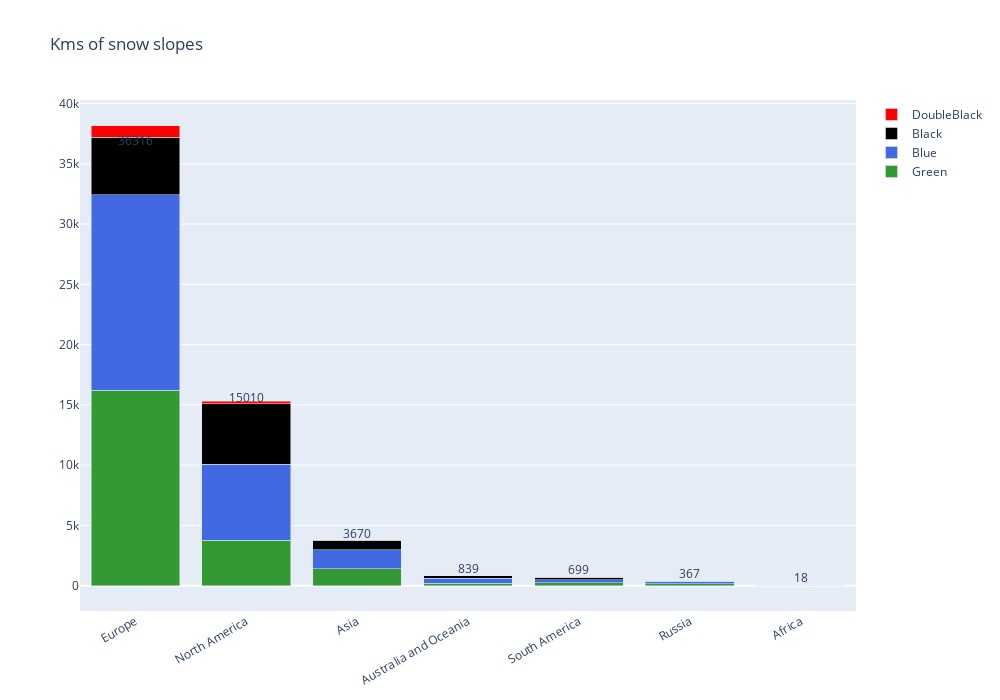

This figure's notebook cell:
### Code cell
# See the distribution of Kms by Countries 
fig = go.Figure()

fig.add_trace(go.Bar(
    x=kmsby_continent.Continent,
    y=kmsby_continent.Easy,
    name='Green',
    marker_color='rgb(51, 153, 51)'))

fig.add_trace(go.Bar(
    x=kmsby_continent.Continent,
    y=kmsby_continent['Intermediate '],
    name='Blue', marker_color='RoyalBlue'))

fig.add_trace(go.Bar(
    x=kmsby_continent.Continent,
    y=kmsby_continent['Difficult'],
    name='Black',
    marker_color='black',))

fig.add_trace(go.Bar(
    x=kmsby_continent.Continent,
    y=kmsby_continent['Km Freeride'],
    name='DoubleBlack',
    marker_color='red'))
    
fig.add_trace(go.Scatter(
    x=kmsby_continent.Continent,
    y=kmsby_continent['Total Kms'],
    text=(kmsby_continent['Total Kms']),
    textposition='top center',
    mode='text',
    showlegend=False,
))

fig.update_layout(barmode='stack', xaxis_tickangle=-30, title = 'Kms of snow slopes',width=1000,height=700)
fig.show()

### Figure 1 — Plotly figure (JSON) as saved in the notebook; plotly's stock layout.template omitted (floating-point values rounded to 4 significant figures)
{"data": [{"marker": {"color": "rgb(51, 153, 51)"}, "name": "Green", "type": "bar", "x": ["Europe", "North America", "Asia", "Australia and Oceania", "South America", "Russia", "Africa"], "y": [16220.0, 3775.0, 1421.0, 186, 232, 159.3, 9.2]}, {"marker": {"color": "RoyalBlue"}, "name": "Blue", "type": "bar", "x": ["Europe", "North America", "Asia", "Australia and Oceania", "South America", "Russia", "Africa"], "y": [16225, 6292.0, 1544.0, 420.5, 268.8, 158, 7]}, {"marker": {"color": "black"}, "name": "Black", "type": "bar", "x": ["Europe", "North America", "Asia", "Australia and Oceania", "South America", "Russia", "Africa"], "y": [4761.0, 5042.0, 799.6, 233.5, 205.4, 57.1, 4.3]}, {"marker": {"color": "red"}, "name": "DoubleBlack", "type": "bar", "x": ["Europe", "North America", "Asia", "Australia and Oceania", "South America", "Russia", "Africa"], "y": [970, 180, 11, 0, 0, 0, 1]}, {"mode": "text", "showlegend": false, "text": [36316, 15010, 3670, 839, 699, 367, 18], "textposition": "top center", "type": "scatter", "x": ["Europe", "North America", "Asia", "Australia and Oceania", "South America", "Russia", "Africa"], "y": [36316, 15010, 3670, 839, 699, 367, 18]}], "layout": {"barmode": "stack", "height": 700, "title": {"text": "Kms of snow slopes"}, "width": 1000, "xaxis": {"tickangle": -30}}}
